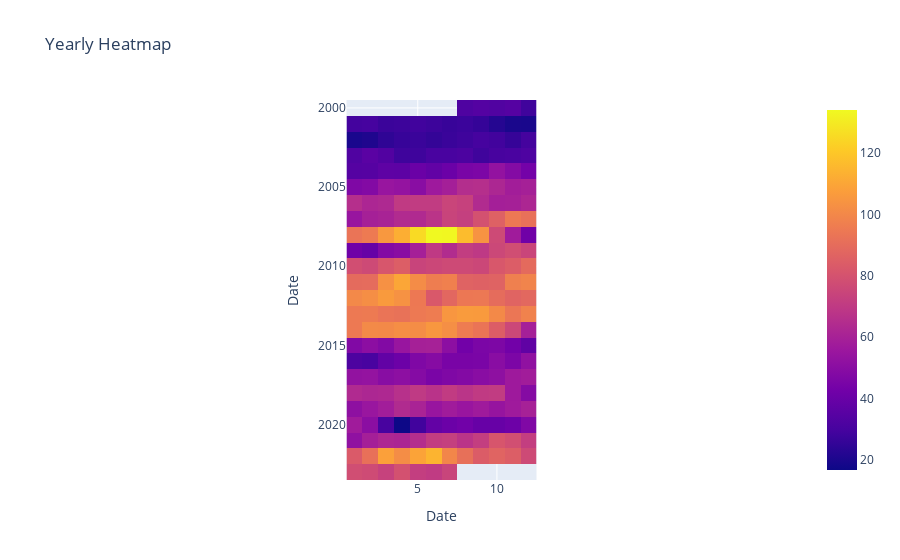

Notebook code cell kept with this figure:
### Code cell
# Convert the Date column to a datetime object
df['Date'] = pd.to_datetime(df['Date'])

# Pivot the data to create a matrix with years as rows and months as columns
heatmap_data = df.pivot_table(index=df['Date'].dt.year, columns=df['Date'].dt.month, values='Price', aggfunc='mean')

# Create the interactive heatmap
fig = px.imshow(heatmap_data, title='Yearly Heatmap')

# Show the plot
fig.show()

### Figure 1 — Plotly figure (JSON) as saved in the notebook; plotly's stock layout.template omitted (floating-point values rounded to 4 significant figures; data arrays with more than 128 entries replaced by an {"elided": "..."} marker saying what was removed)
{"data": [{"coloraxis": "coloraxis", "hovertemplate": "Date: %{x}<br>Date: %{y}<br>color: %{z}<extra></extra>", "name": "0", "type": "heatmap", "x": [1, 2, 3, 4, 5, 6, 7, 8, 9, 10, 11, 12], "xaxis": "x", "y": [2000, 2001, 2002, 2003, 2004, 2005, 2006, 2007, 2008, 2009, 2010, 2011, 2012, 2013, 2014, 2015, 2016, 2017, 2018, 2019, 2020, 2021, 2022, 2023], "yaxis": "y", "z": {"elided": "24x12 float values"}}], "layout": {"coloraxis": {"colorscale": [[0, "#0d0887"], [0.1111, "#46039f"], [0.2222, "#7201a8"], [0.3333, "#9c179e"], [0.4444, "#bd3786"], [0.5556, "#d8576b"], [0.6667, "#ed7953"], [0.7778, "#fb9f3a"], [0.8889, "#fdca26"], [1, "#f0f921"]]}, "title": {"text": "Yearly Heatmap"}, "xaxis": {"anchor": "y", "constrain": "domain", "domain": [0, 1], "scaleanchor": "y", "title": {"text": "Date"}}, "yaxis": {"anchor": "x", "autorange": "reversed", "constrain": "domain", "domain": [0, 1], "title": {"text": "Date"}}}}
